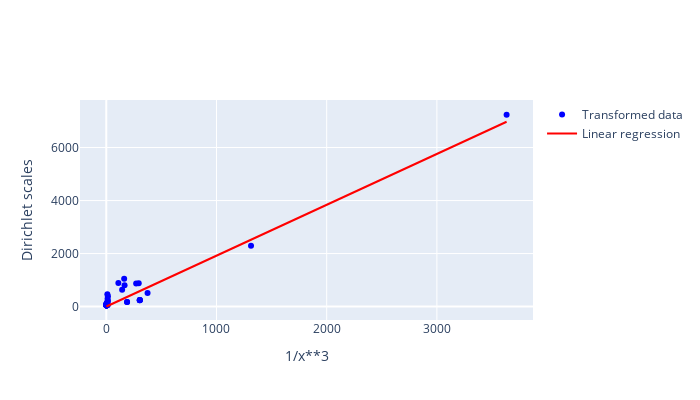

The code cell stored with this chart in its notebook:
### Code cell
fig = go.Figure()
xline = np.linspace(min(Xtrain[:,0]),max(Xtrain[:,0]),100)
fig.add_trace(
    go.Scatter(
        x=Xtrain[:,0],
        y=ytrain,
        mode='markers',
        marker_color="blue",
        name='Transformed data'
    )
)
fig.add_trace(
    go.Scatter(
        x=xline,
        y=reg.coef_[0]*xline,
        marker_color="red",
        name='Linear regression'
    )
)
fig.update_layout(
    width=700,
    height=400,
)

fig.update_xaxes(title_text="1/x**3")
fig.update_yaxes(title_text="Dirichlet scales")
